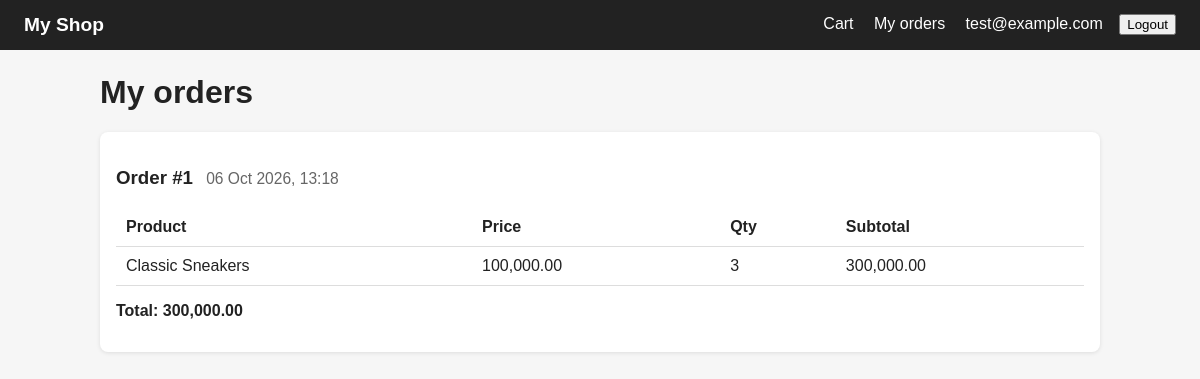
Page /orders (signed in) on the committed database.
### models.py (models this page shows)
class User(SQLModel, table=True):
    id: Optional[int] = Field (default = None, primary_key=True)
    email:str = Field(unique=True, index=True)
    password_hash: str

class Order(SQLModel , table=True):
    id: Optional[int] = Field(default=None, primary_key=True)
    user_id: int = Field(foreign_key="user.id")
    total: float
    created_at: datetime = Field(default_factory=lambda: datetime.now(timezone.utc))
    items: List["OrderItem"] = Relationship(back_populates="order")

class OrderItem(SQLModel, table=True):
    id: Optional[int] = Field(default=None, primary_key=True)
    order_id: int = Field(foreign_key="order.id")
    product_id: int = Field(foreign_key="product.id")
    quantity: int
    price: float
    order: Optional[Order] = Relationship(back_populates="items")
    product: Optional[Product] = Relationship()

class Product(SQLModel, table=True):
    id:Optional[int] = Field(default=None, primary_key=True)
    name:str
    description: str = ""
    price: float
    image: str = "placeholder.jpg"
    stock: int =10

### routers/orders.py (the view)
@router.get("/orders")
def my_orders(
    request: Request,
    user= Depends(get_current_user),
    db: Session = Depends(get_db),
):
    orders = db.exec(
        select(Order).where(Order.user_id == user.id).order_by(desc(Order.created_at))
    ).all()
    placed = request.query_params.get("placed")
    return templates.TemplateResponse(
        request, "orders.html", {"orders":orders, "user": user, "placed": placed}
    )

### templates/orders.html (shortened to what this page needs)
{% extends "base.html" %}
{% block content %}
<h1>My orders</h1>
{% for order in orders %}
<div class="order">
  <h3>Order #{{ order.id }} <small>{{ order.created_at.strftime("%d %b %Y, %H:%M") }}</small></h3>
  <table class="cart-table">
    <thead>
      <tr><th>Product</th><th>Price</th><th>Qty</th><th>Subtotal</th></tr>
    </thead>
    <tbody>
      {% for item in order.items %}
      <tr>
        <td>{{ item.product.name }}</td>
        <td>{{ "{:,.2f}".format(item.price) }}</td>
        <td>{{ item.quantity }}</td>
        <td>{{ "{:,.2f}".format(item.price * item.quantity) }}</td>
      </tr>
      {% endfor %}
    </tbody>
  </table>
  <p><strong>Total: {{ "{:,.2f}".format(order.total) }}</strong></p>
</div>
{% else %}
<p>You haven't placed any orders yet.</p>
<a href="/">Start shopping</a>
{% endfor %}
{% endblock %}

### templates/base.html (shortened to what this page needs)
<!DOCTYPE html>
<html lang="en">
<head>
  <link rel="stylesheet" href="{{ url_for('static', path='css/style.css') }}">
</head>
<body>
    <nav>
    <a href="/" class="brand">My Shop</a>
    <span class="nav-right">
      {% if user %}
        <a href="/cart">Cart</a>
        <a href="/orders">My orders</a>
        <span>{{ user.email }}</span>
        <form action="/logout" method="post" style="display:inline">
          <button type="submit">Logout</button>
        </form>
      {% else %}
        <a href="/login">Login</a>
        <a href="/register">Register</a>
      {% endif %}
    </span>
  </nav>
  <main>
    {% block content %}{% endblock %}
  </main>
</body>
</html>

### static/css/style.css (style rules this page uses)
body { font-family: Arial, sans-serif; margin: 0; background: #f6f6f6; color: #222; }
nav { background: #222; padding: 14px 24px; }
nav a { color: white; text-decoration: none; margin-right: 16px; }
.brand { font-weight: bold; font-size: 1.2rem; }
main { max-width: 1000px; margin: 24px auto; padding: 0 16px; }
.nav-right { float: right; color: white; }
.nav-right span { margin-right: 12px; }
nav button { cursor: pointer; }
.cart-table { width: 100%; border-collapse: collapse; background: white; }
.cart-table th, .cart-table td { padding: 10px; text-align: left; border-bottom: 1px solid #ddd; }
.order { background: white; padding: 16px; border-radius: 8px; margin-bottom: 20px; box-shadow: 0 1px 4px rgba(0, 0, 0, 0.1); }
.order h3 small { font-weight: normal; color: #666; margin-left: 8px; }

### rows in the picture
User: email "test@example.com"
Order: id "1", created_at "06 Oct 2026, 13:18", total "300,000.00"
OrderItem: product.name "Classic Sneakers", price "100,000.00", quantity "3", item.price*item.quantity "300,000.00"
